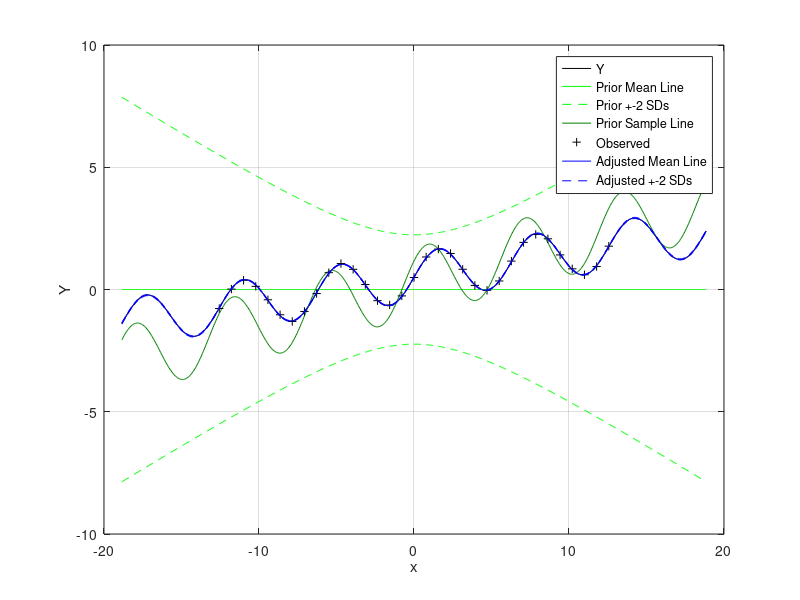

Source code (MATLAB):
% Bayes Linear Regression & Residual Process - Demo Script
%% Model
% We would like to learn about Y = g(x).
% Knowledge of Y informs us that it can be thought of as being having a linear global trend but with
% higher frequency local variations from the trend.
% We use the following model:
% Y = Alpha + x * Beta + f(x)
% where the Alpha + x * Beta represent the linear global trend
% and f(x) represents the higher frequency local variations from the trend.
% We assume the linear global trend and the local variations are uncorrelated.
% We can learn about Y through noisy observations Z = Y + Eps.
% We assume Eps has expectation 0 and is uncorrelated with all quantities. 

%% Initialisation
x = -4*pi : pi/4 : 4*pi;
x = x'; % Want column vector.
xstar = -6*pi : pi/64 : 6*pi; % The points we are interesting in observing Y at (includes x).
xstar = xstar';

Alpha = 0.5;
Beta = 0.1;

sigma_nSq = 0.025^2; % The observational uncertainty. Taken to be known. = Var[Eps]
fxstar = sin(xstar); % The underlying true value of Y at xstar, unknown to us.

Y = Alpha + xstar .* Beta + fxstar; 

figure;
plot(xstar, Y, 'k-')
hold on
xlabel('x')
ylabel('Y')
grid on
legend('Y', 'Location', 'best')

%% Priors
E_Alpha = 0; % It's useful to also see what we learn we use the true values for Alpha and Beta as our prior.
E_Beta = 0; % (It turns out using [0, 0] gives a very similar result to using the true values which is good).
V_Alpha = 0.5^2; %  0.5^2;
V_Beta = 0.2^2; % 0.2^2;
Cov_Alpha_Beta = 0;

E_fX = zeros(size(x));
E_fXstar = zeros(size(xstar));

% Too cumbersome to specify my prior covariance beliefs individually for all points so will adpot a
% covariance function.
% Simple covariance functions take the form sigmaSq * f(d(x1,x2))
dist = @(x1,x2)(bsxfun(@minus, x1, x2'));
covFunExp = @(x1,x2)(exp(-abs(dist(x1,x2))));
covFunSqExp = @(x1,x2)(exp(-(dist(x1,x2).^2)./2));
covFunPeriodic = @(x1,x2)(cos(dist(x1,x2)));

covFun = covFunPeriodic; % Selecting from the covariance functions

VC_fX = covFun(x,x) + 1e-6 .* eye(size(x,1)); 
VC_fXstar = covFun(xstar,xstar) + 1e-6 .* eye(size(xstar,1));
% The addition of a "nugget" term, a small constant added to the diagonals of the VarCov
% matrices ensures numerical stability. The value is small in comparison to the size of sigma_nSq.

E_Eps = 0;
V_Eps = sigma_nSq;

% Cov[fX, fXstar] = Cov[Y, Y + eps] = Cov[Y, Y] + Cov[Y, eps] = Cov[Y, Y] = Var[Y]
C_fXstar_fX = covFun(xstar,x);

% E[Y] = E[Alpha + x * Beta + f(x)]
E_Y = zeros(size(xstar));
% E[Z] = E[Alpha + x * Beta + f(x) + Eps]
E_Z = zeros(size(x));

% Cov[Y] = Cov[Alpha + x1 * Beta + f(x1), Alpha + x2 * Beta + f(x2)]
%        = Cov[Alpha, Alpha] + x2*Cov[Alpha, Beta] + Cov[Alpha, f(x2)]
%          + x1*Cov[Beta, Alpha] + x1*x2*Cov[Beta, Beta] + x1*Cov[Beta, f(x2)]
%          + Cov[f(x1), Alpha] + x2*Cov[f(x1), Beta] + Cov[f(x1), f(x2)]
%        = Var[Alpha] + x1*x2*Var[Beta, Beta] + Var[f(x1), f(x2)]
VC_Y = V_Alpha + xstar*xstar'.*V_Beta + VC_fXstar;

VC_Z = V_Alpha + x*x'.*V_Beta + VC_fX + V_Eps .* eye(size(x,1));

% Cov[Y, Z] = Cov[Y1, Y2 + eps] = Cov[Y1, Y2] + Cov[Y1, eps] = Cov[Y1, Y2]
C_Y_Z = V_Alpha + xstar*x'.*V_Beta + covFun(xstar,x);

plot(xstar, E_Y, 'g-')
plot(xstar, E_Y + 2.*sqrt(diag(VC_Y)) , 'g--')
plot(xstar, E_Y - 2.*sqrt(diag(VC_Y)) , 'g--', 'HandleVisibility', 'off')

% Originally, I incorrectly calculated VC_Y missing off the x1*x2 infront of Var[Beta].
% I therefore sampled correctly when I sampled Alpha, Beta and f separately but not when sampling Y.
% The following two lines are both valid ways of sampling (now that the calculation of VC_Y is correct above).
% Note that they will not give the same sample since one samples one matrix and the other samples 2
% scalars and a matrix.
% allAtOnce = E_Y + chol(VC_Y, 'lower') * randn(size(xstar,1),1);
% byParts = E_Y + (sqrt(V_Alpha) * randn) + (xstar .* (sqrt(V_Beta) * randn)) + (chol(VC_fXstar, 'lower') * randn(size(xstar,1),1));

plot(xstar, E_Y + chol(VC_Y, 'lower') * randn(size(xstar,1),1), '-', 'Color' , [0,0.5,0])
legend('Y', 'Prior Mean Line' , 'Prior +-2 SDs', 'Prior Sample Line', 'Location', 'best')

%% Data
fx = sin(x); % The underlying true value of Y at xstar, unknown to us.
eps = randn(size(x,1),1);
z = Alpha + x .* Beta + fx + sqrt(sigma_nSq) * eps; % N(0,0.025^2);
plot(x, z, 'k+')
legend('Y', 'Prior Mean Line' , 'Prior +-2 SDs', 'Prior Sample Line', 'Observed', 'Location', 'best')

%% Bayes Linear Adjustments
E_z_Y = E_Y + C_Y_Z * pinv(VC_Z) * (z - E_Z); % Adjusted Expectation

VC_z_Y = VC_Y - C_Y_Z * pinv(VC_Z) * C_Y_Z'; % Adjusted Variance

plot(xstar, E_z_Y, 'b-')
plot(xstar, E_z_Y + 2.*sqrt(diag(VC_z_Y)) , 'b--')
plot(xstar, E_z_Y - 2.*sqrt(diag(VC_z_Y)) , 'b--', 'HandleVisibility', 'off')
legend('Y', 'Prior Mean Line' , 'Prior +-2 SDs', 'Prior Sample Line', 'Observed', 'Adjusted Mean Line', 'Adjusted +-2 SDs', 'Location', 'best')

disp(['SD at 0 is ', num2str(sqrt(VC_z_Y(xstar == 0,xstar == 0)))])

% One problem with this approach is I do not get to individually see the regression coefficients and
% the residuals separately.